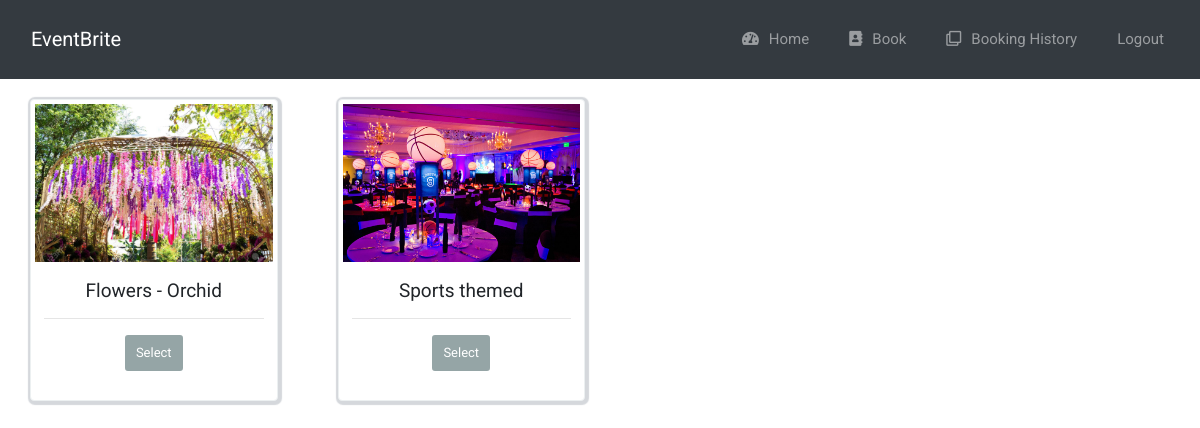
/theme, run on the app's committed database.
### app.py (models this page shows)
class Decoration(db.Model):
    id = db.Column(db.Integer, primary_key=True)
    theme_name = db.Column(db.String(50))
    url_pic = db.Column(db.String(50))### Add theme photo
    cost = db.Column(db.Integer)

### app.py (the view)
@app.route('/bookings')
@app.route('/theme')
def theme():
    dec = Decoration.query.all()
    return render_template('theme.html',dec=dec)

### templates/theme.html
{% extends 'home.html' %}
{% block body %}
<div class="row">
	{% for x in dec %}
	<div class="col-lg-3" style="padding-left: 30px; padding-right: 0px;">
		<div class="col-xs-12 col-sm-12 col-md-12 col-lg-12">
			<div class="thumbnail">
                <a href="#">
					<img src="{{ x.url_pic }}" alt="" class="theme_img">
				</a>
				<div class="caption text-center">
					<h4 class="bold">{{ x.theme_name }}</h4>
					<hr />
					<p>
						<a href="{{ url_for('bookings', name=x.theme_name) }}" class="btn btn-default btn-sm">
							 Select
						</a>
					</p>
				</div>
			</div>
		</div>
	</div>
	{% endfor %}
</div>
{% endblock %}

### static/style.css (style rules this page uses)
body { font-family: 'Roboto', sans-serif; }
* { margin: 0; padding: 0; }
div.thumbnail { box-shadow: 1px 1px 1px 3px rgba(44, 62, 80, .2); display: block; padding: 4px; margin-bottom: 21px; line-height: 1.42857143; background-color: #ffffff; border: 1px solid #ecf0f1; border-radius: 4px; -o-transition: border .2s ease-in-out; transition: border .2s ease-in-out; }
.theme_img { max-width: 100%; }
.btn { border-width: 2px; }
.btn-sm, .btn-group-sm>.btn { padding: 6px 9px; font-size: 13px; line-height: 1.5; border-radius: 3px; }
.btn-default { color: #ffffff; background-color: #95a5a6; border-color: #95a5a6; }
.img-responsive, .thumbnail>img, .thumbnail a>img, .carousel-inner>.item>img, .carousel-inner>.item>a>img { display: block; max-width: 100%; height: auto; }
.thumbnail .caption { padding: 9px; }
h4 { margin-top: 10.5px; font-weight: 400; line-height: 1.1; color: inherit; font-size: 19px; }
.row { padding-top: 20px; }

### data on the page
Decoration: url_pic (picture), theme_name "Flowers - Orchid"
Decoration: url_pic (picture), theme_name "Sports themed"
